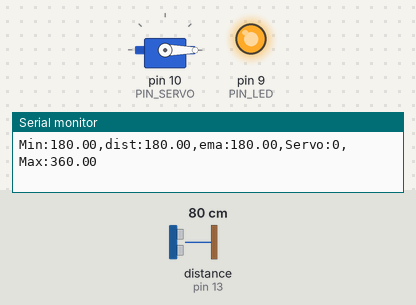
A sketch run on a simulated Arduino Uno, built with avr-gcc and run on an emulated ATmega328P. Shown: servo, output pins drawn as LEDs (lit = HIGH), the last lines printed to the serial monitor. Wiring (inferred from the names in the program): ultrasonic range finder: trigger pin 12; echo pin 13. The inputs (shaded band) are chosen by the test bench; at power-on: distance to the obstacle (sensor on pin 13) 80 cm. The echo pulse lasts 58.3 µs per cm; pins used as bus, display or sensor lines are not drawn.

Above: at 1.2 s.
1.3 s: distance to the obstacle (sensor on pin 13) set to 35 cm
At 2.0 s:
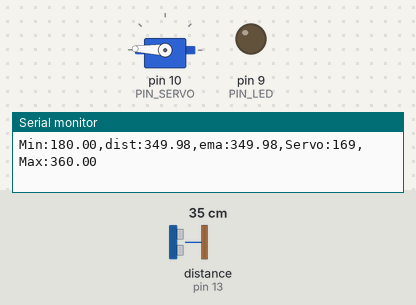
3.0 s: distance to the obstacle (sensor on pin 13) set to 2 cm
At 3.4 s:
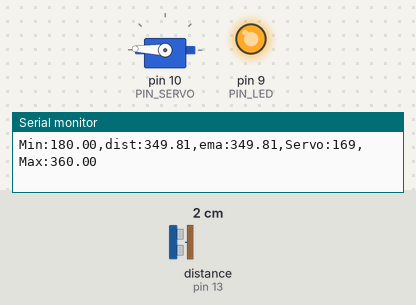
4.5 s: distance to the obstacle (sensor on pin 13) set to 18 cm
At 4.9 s:
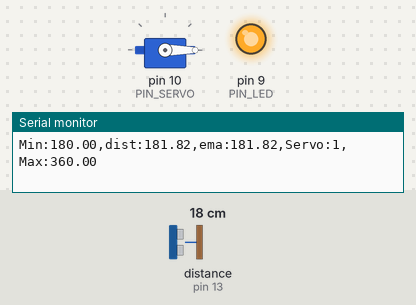
Timing chart, 0 to 7.5 s (numbered marks = the images above; inputs shaded):
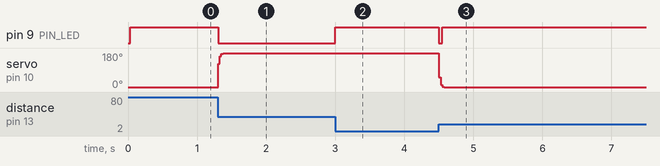

Measured:
- after the input at 3.0 s, pin 9 (PIN_LED): LOW → HIGH at once
- after the input at 4.5 s, pin 9 (PIN_LED): HIGH → LOW at once, → HIGH 0.05 s later; servo on pin 10 (PIN_SERVO): 178° → 0° at once

The sketch:

11_example_1.ino
```cpp
#include <Servo.h>

// Arduino pin assignment
#define PIN_LED   9   // LED active-low
#define PIN_TRIG  12  // sonar sensor TRIGGER
#define PIN_ECHO  13  // sonar sensor ECHO
#define PIN_SERVO 10  // servo motor

// configurable parameters for sonar
#define SND_VEL 346.0     // sound velocity at 24 celsius degree (unit: m/sec)
#define INTERVAL 25       // sampling interval (unit: msec)
#define PULSE_DURATION 10 // ultra-sound Pulse Duration (unit: usec)
#define _DIST_MIN 180.0   // minimum distance to be measured (unit: mm)
#define _DIST_MAX 360.0   // maximum distance to be measured (unit: mm)

#define TIMEOUT ((INTERVAL / 2) * 1000.0) // maximum echo waiting time (unit: usec)
#define SCALE (0.001 * 0.5 * SND_VEL)     // coefficient to convert duration to distance

#define _EMA_ALPHA 0.7  // EMA weight of new sample (range: 0 to 1)
                        // Adjust alpha to filter noise and maintain responsiveness

// Target Distance for servo control
#define _TARGET_LOW  180.0 // 18 cm (180 mm)
#define _TARGET_HIGH 360.0 // 36 cm (360 mm)

// duty duration for myservo.writeMicroseconds()
// Adjust these values based on your specific servo motor.
#define _DUTY_MIN 500   // 서보의 최소 신호 (0도)
#define _DUTY_MAX 2500  // 서보의 최대 신호 (180도)

// global variables
float dist_ema, dist_prev = _DIST_MAX; // unit: mm
unsigned long last_sampling_time;      // unit: ms

Servo myservo;

void setup() {
  // initialize GPIO pins
  pinMode(PIN_LED, OUTPUT);
  pinMode(PIN_TRIG, OUTPUT);    // sonar TRIGGER
  pinMode(PIN_ECHO, INPUT);     // sonar ECHO
  digitalWrite(PIN_TRIG, LOW);  // turn-off Sonar

  myservo.attach(PIN_SERVO);
  myservo.writeMicroseconds(_DUTY_MIN); // Start at 0 degrees

  // initialize USS related variables
  dist_prev = _DIST_MIN; // raw distance output from USS (unit: mm)

  // initialize serial port
  Serial.begin(57600);
}

void loop() {
  float dist_raw;

  if (millis() < (last_sampling_time + INTERVAL))
    return;

  dist_raw = USS_measure(PIN_TRIG, PIN_ECHO);

  // Apply range filter: ignore distances outside of 18~36cm
  if (dist_raw < _DIST_MIN || dist_raw > _DIST_MAX || dist_raw == 0.0) {
    dist_raw = dist_prev;       // Keep previous distance if out of range or invalid
    digitalWrite(PIN_LED, HIGH); // Turn on LED to indicate range issue
  } else {
    digitalWrite(PIN_LED, LOW);  // Turn off LED if valid distance is in range
    dist_prev = dist_raw;
  }

  // Apply EMA filter
  dist_ema = (_EMA_ALPHA * dist_raw) + ((1 - _EMA_ALPHA) * dist_ema);

  // Adjust servo position based on the filtered distance
  int servo_pos = map(dist_ema, _TARGET_LOW, _TARGET_HIGH, 0, 180); // Map distance to servo angle
  servo_pos = constrain(servo_pos, 0, 180);                         // Constrain angle between 0 and 180 degrees
  int servo_duty = map(servo_pos, 0, 180, _DUTY_MIN, _DUTY_MAX);    // Convert angle to duty cycle

  myservo.writeMicroseconds(servo_duty);

  // Output distance and servo position to serial for plotter
  Serial.print("Min:");    Serial.print(_DIST_MIN);
  Serial.print(",dist:");  Serial.print(dist_raw);
  Serial.print(",ema:");   Serial.print(dist_ema);
  Serial.print(",Servo:"); Serial.print(servo_pos);
  Serial.print(",Max:");   Serial.print(_DIST_MAX);
  Serial.println("");

  // Update last sampling time
  last_sampling_time += INTERVAL;
}

// get a distance reading from USS. return value is in millimeter.
float USS_measure(int TRIG, int ECHO) {
  digitalWrite(TRIG, HIGH);
  delayMicroseconds(PULSE_DURATION);
  digitalWrite(TRIG, LOW);

  return pulseIn(ECHO, HIGH, TIMEOUT) * SCALE; // unit: mm
}
```
